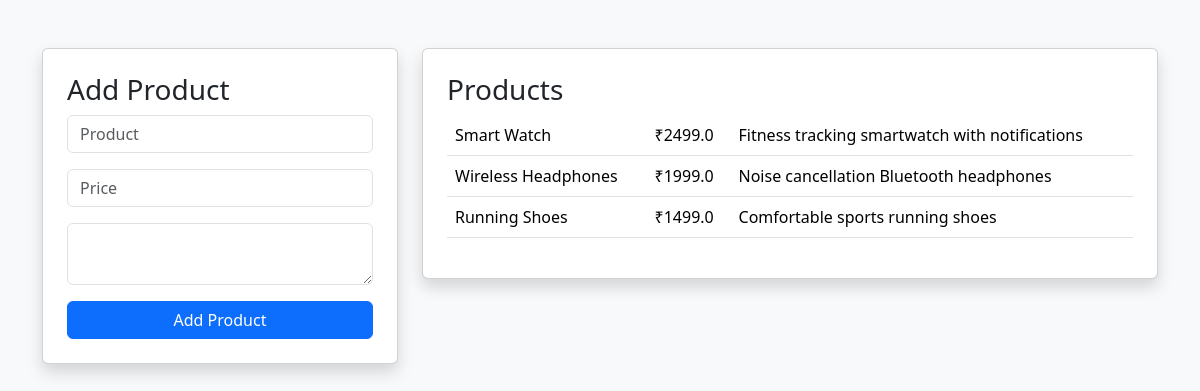
The app's page /admin (signed in) with its own data.
### app.py (models this page shows)
class Product(db.Model):
    id = db.Column(db.Integer, primary_key=True)
    name = db.Column(db.String(200))
    price = db.Column(db.Float)
    description = db.Column(db.String(400))

### app.py (the view, shortened to what this page needs)
@app.route("/admin", methods=["GET","POST"])
def admin():
    if session.get("role") != "admin":
        return "Unauthorized"
    products = Product.query.all()
    return render_template(
        "admin.html",
        products=products
    )

### templates/admin.html (shortened to what this page needs)
<!DOCTYPE html>
<html>
<head>
<link href="https://cdn.jsdelivr.net/npm/bootstrap@5.3.3/dist/css/bootstrap.min.css" rel="stylesheet">
</head>
<body class="bg-light">
<div class="container mt-5">
<div class="row">
<div class="col-md-4">
<div class="card p-4 shadow">
<h3>
Add Product
</h3>
<form method="POST">
<input class="form-control mb-3"
name="name"
placeholder="Product">
<input class="form-control mb-3"
name="price"
placeholder="Price">
<textarea class="form-control mb-3"
name="description">
</textarea>
<button class="btn btn-primary w-100">
Add Product
</button>
</form>
</div>
</div>
<div class="col-md-8">
<div class="card p-4 shadow">
<h3>
Products
</h3>
<table class="table">
{% for p in products %}
<tr>
<td>
{{p.name}}
</td>
<td>
₹{{p.price}}
</td>
<td>
{{p.description}}
</td>
</tr>
{% endfor %}
</table>
</div>
</div>
</div>
</div>
</body>
</html>

### records on screen
Product: name "Smart Watch", price "2499.0", description "Fitness tracking smartwatch with notifications"
Product: name "Wireless Headphones", price "1999.0", description "Noise cancellation Bluetooth headphones"
Product: name "Running Shoes", price "1499.0", description "Comfortable sports running shoes"
